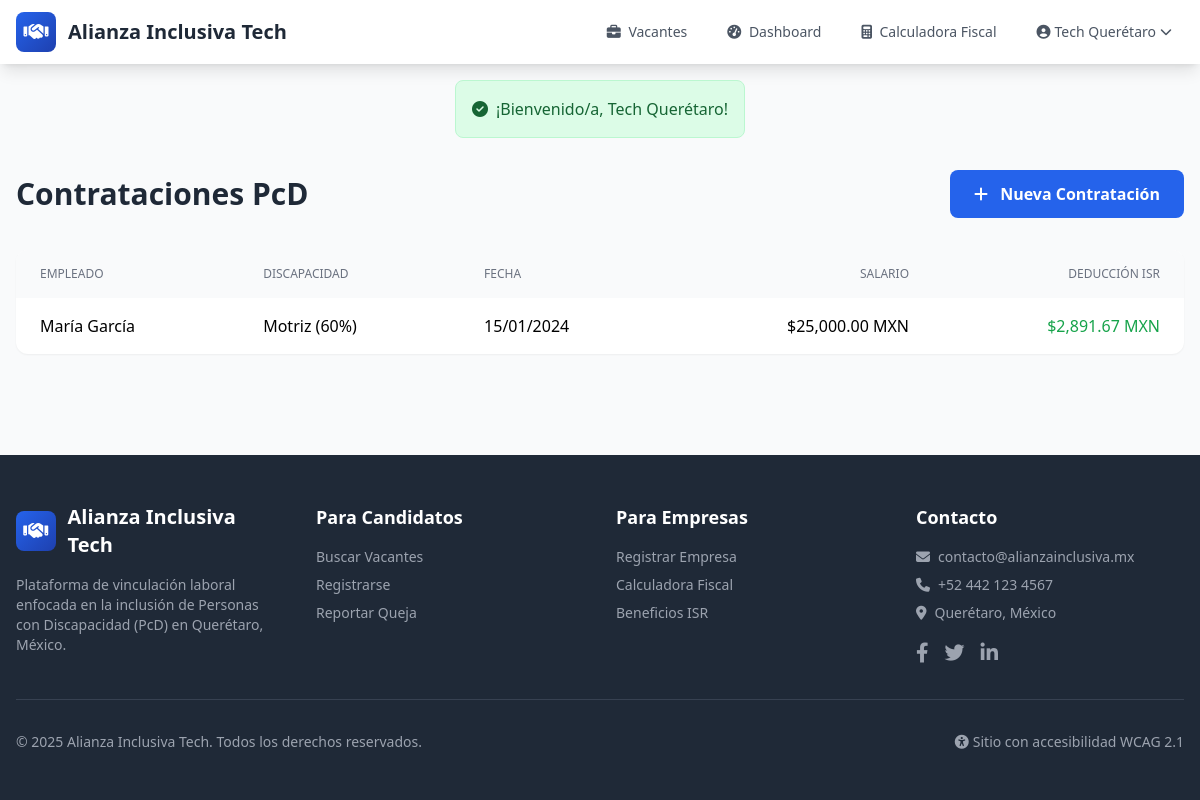
The page /empresa/contrataciones (signed in) on the database its author committed.
### tables this page shows
CREATE TABLE empresas (
    id INT AUTO_INCREMENT PRIMARY KEY,
    usuario_id INT NOT NULL,
    razon_social VARCHAR(255) NOT NULL,
    rfc VARCHAR(13) NOT NULL,
    nombre_comercial VARCHAR(255) NULL,
    direccion_fiscal TEXT NOT NULL,
    colonia VARCHAR(150) NULL,
    municipio VARCHAR(100) NOT NULL,
    estado VARCHAR(100) DEFAULT 'Querétaro',
    codigo_postal VARCHAR(10) NOT NULL,
    sector_industrial VARCHAR(100) NOT NULL,
    tamano_empresa ENUM('micro', 'pequena', 'mediana', 'grande') DEFAULT 'pequena',
    telefono VARCHAR(20) NULL,
    sitio_web VARCHAR(255) NULL,
    logo VARCHAR(255) NULL,
    descripcion TEXT NULL,
    verificada TINYINT(1) DEFAULT 0,
    fecha_creacion DATETIME DEFAULT CURRENT_TIMESTAMP,
    fecha_actualizacion DATETIME DEFAULT CURRENT_TIMESTAMP ON UPDATE CURRENT_TIMESTAMP,
    FOREIGN KEY (usuario_id) REFERENCES usuarios(id) ON DELETE CASCADE,
    INDEX idx_rfc (rfc),
    INDEX idx_municipio (municipio)
);

CREATE TABLE contrataciones (
    id INT AUTO_INCREMENT PRIMARY KEY,
    empresa_id INT NOT NULL,
    candidato_id INT NOT NULL,
    vacante_id INT NULL,
    fecha_contratacion DATE NOT NULL,
    fecha_baja DATE NULL,
    salario_bruto DECIMAL(10,2) NOT NULL,
    tipo_contrato ENUM('indefinido', 'temporal', 'practicas') DEFAULT 'indefinido',
    porcentaje_discapacidad INT DEFAULT 30,
    deduccion_isr_mensual DECIMAL(10,2) DEFAULT 0,
    activo TINYINT(1) DEFAULT 1,
    notas TEXT NULL,
    fecha_creacion DATETIME DEFAULT CURRENT_TIMESTAMP,
    fecha_actualizacion DATETIME DEFAULT CURRENT_TIMESTAMP ON UPDATE CURRENT_TIMESTAMP,
    FOREIGN KEY (empresa_id) REFERENCES empresas(id) ON DELETE CASCADE,
    FOREIGN KEY (candidato_id) REFERENCES candidatos(id) ON DELETE CASCADE,
    FOREIGN KEY (vacante_id) REFERENCES vacantes(id) ON DELETE SET NULL,
    INDEX idx_empresa (empresa_id),
    INDEX idx_activo (activo)
);

CREATE TABLE candidatos (
    id INT AUTO_INCREMENT PRIMARY KEY,
    usuario_id INT NOT NULL,
    nombre VARCHAR(100) NOT NULL,
    apellido_paterno VARCHAR(100) NOT NULL,
    apellido_materno VARCHAR(100) NULL,
    fecha_nacimiento DATE NOT NULL,
    curp VARCHAR(18) NULL,
    rfc VARCHAR(13) NULL,
    telefono VARCHAR(20) NULL,
    direccion TEXT NULL,
    colonia VARCHAR(150) NULL,
    municipio VARCHAR(100) DEFAULT 'Querétaro',
    estado VARCHAR(100) DEFAULT 'Querétaro',
    codigo_postal VARCHAR(10) NULL,
    tipo_discapacidad ENUM('motriz', 'visual', 'auditiva', 'neurodivergente', 'multiple', 'otra') NOT NULL,
    descripcion_discapacidad TEXT NULL,
    porcentaje_discapacidad INT DEFAULT 0,
    certificado_discapacidad VARCHAR(255) NULL,
    certificado_verificado TINYINT(1) DEFAULT 0,
    fecha_verificacion DATETIME NULL,
    dispositivos_apoyo TEXT NULL COMMENT 'JSON array de dispositivos requeridos',
    necesidades_accesibilidad TEXT NULL COMMENT 'JSON array de necesidades',
    nivel_estudios ENUM('primaria', 'secundaria', 'preparatoria', 'tecnico', 'licenciatura', 'posgrado') NULL,
    experiencia_anos INT DEFAULT 0,
    habilidades TEXT NULL,
    curriculum_pdf VARCHAR(255) NULL,
    disponibilidad ENUM('inmediata', '15_dias', '1_mes', 'otro') DEFAULT 'inmediata',
    expectativa_salarial DECIMAL(10,2) NULL,
    foto VARCHAR(255) NULL,
    activo_busqueda TINYINT(1) DEFAULT 1,
    fecha_creacion DATETIME DEFAULT CURRENT_TIMESTAMP,
    fecha_actualizacion DATETIME DEFAULT CURRENT_TIMESTAMP ON UPDATE CURRENT_TIMESTAMP,
    FOREIGN KEY (usuario_id) REFERENCES usuarios(id) ON DELETE CASCADE,
    INDEX idx_tipo_discapacidad (tipo_discapacidad),
    INDEX idx_municipio (municipio),
    INDEX idx_activo_busqueda (activo_busqueda)
);

### app/views/empresas/contrataciones.php (the view, shortened to what the rows shown need)
<div class="py-8 px-4">
    <div class="max-w-7xl mx-auto">
        <div class="flex justify-between items-center mb-8">
            <h1 class="text-3xl font-bold text-gray-800">Contrataciones PcD</h1>
        </div>
        <?php if (empty($contrataciones)): ?>
        <div class="bg-white rounded-xl p-12 text-center">
            <i class="fas fa-users text-gray-300 text-5xl mb-4"></i>
            <p class="text-gray-500">No hay contrataciones registradas</p>
        </div>
        <?php else: ?>
        <div class="bg-white rounded-xl shadow-sm overflow-hidden">
            <table class="w-full">
                <thead class="bg-gray-50">
                    <tr>
                        <th class="px-6 py-4 text-left text-xs font-medium text-gray-500 uppercase">Empleado</th>
                        <th class="px-6 py-4 text-left text-xs font-medium text-gray-500 uppercase">Discapacidad</th>
                        <th class="px-6 py-4 text-left text-xs font-medium text-gray-500 uppercase">Fecha</th>
                        <th class="px-6 py-4 text-right text-xs font-medium text-gray-500 uppercase">Salario</th>
                        <th class="px-6 py-4 text-right text-xs font-medium text-gray-500 uppercase">Deducción ISR</th>
                    </tr>
                </thead>
                <tbody class="divide-y">
                    <?php foreach ($contrataciones as $c): ?>
                    <tr>
                        <td class="px-6 py-4"><?= htmlspecialchars($c['nombre'] . ' ' . $c['apellido_paterno']) ?></td>
                        <td class="px-6 py-4"><?= ucfirst($c['tipo_discapacidad']) ?> (<?= $c['porcentaje_discapacidad'] ?>%)</td>
                        <td class="px-6 py-4"><?= formatoFecha($c['fecha_contratacion']) ?></td>
                        <td class="px-6 py-4 text-right"><?= formatoMoneda($c['salario_bruto']) ?></td>
                        <td class="px-6 py-4 text-right text-green-600 font-medium"><?= formatoMoneda($c['deduccion_isr_mensual']) ?></td>
                    </tr>
                    <?php endforeach; ?>
                </tbody>
            </table>
        </div>
        <?php endif; ?>
    </div>
</div>

### app/views/layouts/header.php (shortened to what the rows shown need)
<!DOCTYPE html>
<html lang="es">
<head>
    <script src="https://cdn.tailwindcss.com"></script>
    <link href="https://cdn.jsdelivr.net/npm/fullcalendar@5.11.3/main.min.css" rel="stylesheet">
    <link rel="stylesheet" href="https://cdnjs.cloudflare.com/ajax/libs/font-awesome/6.4.0/css/all.min.css">
</head>
<body class="bg-gray-50 min-h-screen flex flex-col">
    <nav class="bg-white shadow-lg" role="navigation" aria-label="Navegación principal">
        <div class="max-w-7xl mx-auto px-4">
            <div class="flex justify-between h-16">
                <div class="hidden md:flex items-center space-x-4">
                    <?php if (isLoggedIn()): ?>
                        <?php $user = getCurrentUser(); ?>
                        <?php if ($user['tipo'] === 'empresa'): ?>
                            <a href="<?= BASE_URL ?>/empresa/dashboard" class="text-gray-600 hover:text-primary px-3 py-2 rounded-md text-sm font-medium transition">
                                <i class="fas fa-tachometer-alt mr-1"></i> Dashboard
                            </a>
                            <a href="<?= BASE_URL ?>/fiscal/calculadora" class="text-gray-600 hover:text-primary px-3 py-2 rounded-md text-sm font-medium transition">
                                <i class="fas fa-calculator mr-1"></i> Calculadora Fiscal
                            </a>
                        <?php elseif ($user['tipo'] === 'admin'): ?>
                            <a href="<?= BASE_URL ?>/admin/dashboard" class="text-gray-600 hover:text-primary px-3 py-2 rounded-md text-sm font-medium transition">
                                <i class="fas fa-cog mr-1"></i> Administración
                            </a>
                        <?php endif; ?>
                        <div class="relative group">
                            <button class="flex items-center text-gray-600 hover:text-primary px-3 py-2 rounded-md text-sm font-medium transition">
                                <i class="fas fa-user-circle mr-1"></i>
                                <?= htmlspecialchars($user['nombre']) ?>
                                <i class="fas fa-chevron-down ml-1 text-xs"></i>
                            </button>
                        </div>
                    <?php endif; ?>
                </div>
            </div>
        </div>
    </nav>
    <main id="main-content" class="flex-grow">

### rows shown on the page
empresas: nombre_comercial "Tech Querétaro"
contrataciones: candidato.apellido_paterno "María García", candidato.tipo_discapacidad "Motriz", candidato.porcentaje_discapacidad "60", fecha_contratacion "15/01/2024", salario_bruto "$25,000.00 MXN", deduccion_isr_mensual "$2,891.67 MXN"

### other values the page prints
$sitioNombre "Alianza Inclusiva Tech"
$flash['mensaje'] "¡Bienvenido/a, Tech Querétaro!"
SITE_NAME "Alianza Inclusiva Tech"
SITE_CONTACT_EMAIL "contacto@alianzainclusiva.mx"
SITE_CONTACT_PHONE "+52 442 123 4567"
